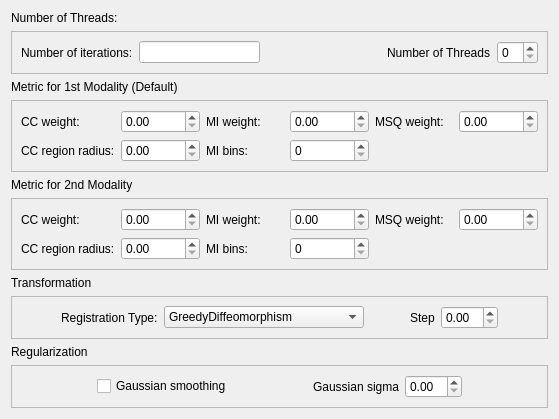
                <widget class="QWidget" name="g_ANTS">
                 <attribute name="title">
                  <string>ANTS Warping</string>
                 </attribute>
                 <layout class="QVBoxLayout" name="verticalLayout_69">
                  <item>
                   <widget class="QWidget" name="widget_123" native="true">
                    <layout class="QVBoxLayout" name="verticalLayout_61">
                     <property name="margin">
                      <number>0</number>
                     </property>
                     <item>
                      <widget class="QWidget" name="widget_124" native="true">
                       <layout class="QVBoxLayout" name="verticalLayout_58">
                        <property name="margin">
                         <number>0</number>
                        </property>
                        <item>
                         <widget class="QLabel" name="label_105">
                          <property name="text">
                           <string>Number of Threads:</string>
                          </property>
                         </widget>
                        </item>
                        <item>
                         <widget class="QFrame" name="frame_48">
                          <property name="frameShape">
                           <enum>QFrame::StyledPanel</enum>
                          </property>
                          <property name="frameShadow">
                           <enum>QFrame::Raised</enum>
                          </property>
                          <layout class="QHBoxLayout" name="horizontalLayout_106">
                           <item>
                            <widget class="QLabel" name="label_106">
                             <property name="text">
                              <string>Number of iterations:</string>
                             </property>
                            </widget>
                           </item>
                           <item>
                            <widget class="QLineEdit" name="g_ANTSIterations"/>
                           </item>
                           <item>
                            <spacer name="horizontalSpacer_98">
                             <property name="orientation">
                              <enum>Qt::Horizontal</enum>
                             </property>
                             <property name="sizeHint" stdset="0">
                              <size>
                               <width>40</width>
                               <height>20</height>
                              </size>
                             </property>
                            </spacer>
                           </item>
                           <item>
                            <widget class="QLabel" name="label_107">
                             <property name="text">
                              <string>Number of Threads</string>
                             </property>
                            </widget>
                           </item>
                           <item>
                            <widget class="QSpinBox" name="g_NumberOfThreads"/>
                           </item>
                          </layout>
                         </widget>
                        </item>
                       </layout>
                      </widget>
                     </item>
                     <item>
                      <widget class="QWidget" name="widget_125" native="true">
                       <layout class="QVBoxLayout" name="verticalLayout_59">
                        <property name="margin">
                         <number>0</number>
                        </property>
                        <item>
                         <widget class="QLabel" name="label_108">
                          <property name="text">
                           <string>Metric for 1st Modality (Default)</string>
                          </property>
                         </widget>
                        </item>
                        <item>
                         <widget class="QFrame" name="frame_49">
                          <property name="frameShape">
                           <enum>QFrame::StyledPanel</enum>
                          </property>
                          <property name="frameShadow">
                           <enum>QFrame::Raised</enum>
                          </property>
                          <layout class="QGridLayout" name="gridLayout_7">
                           <item row="0" column="0">
                            <widget class="QLabel" name="label_109">
                             <property name="text">
                              <string>CC weight:</string>
                             </property>
                            </widget>
                           </item>
                           <item row="0" column="1">
                            <widget class="QDoubleSpinBox" name="g_ANTSCCWeight"/>
                           </item>
                           <item row="0" column="2">
                            <widget class="QLabel" name="label_110">
                             <property name="text">
                              <string>MI weight:</string>
                             </property>
                            </widget>
                           </item>
                           <item row="0" column="3">
                            <widget class="QDoubleSpinBox" name="g_ANTSMIWeight"/>
                           </item>
                           <item row="0" column="4">
                            <widget class="QLabel" name="label_111">
                             <property name="text">
                              <string>MSQ weight:</string>
                             </property>
                            </widget>
                           </item>
                           <item row="0" column="5">
                            <widget class="QDoubleSpinBox" name="g_ANTSMSQWeight"/>
                           </item>
                           <item row="1" column="0">
                            <widget class="QLabel" name="label_112">
                             <property name="text">
                              <string>CC region radius:</string>
                             </property>
                            </widget>
                           </item>
                           <item row="1" column="1">
                            <widget class="QDoubleSpinBox" name="g_ANTSCCRegionRadius"/>
                           </item>
                           <item row="1" column="2">
                            <widget class="QLabel" name="label_113">
                             <property name="text">
                              <string>MI bins:</string>
                             </property>
                            </widget>
                           </item>
                           <item row="1" column="3">
                            <widget class="QSpinBox" name="g_ANTSMIBins"/>
                           </item>
                          </layout>
                         </widget>
                        </item>
                       </layout>
                      </widget>
                     </item>
                     <item>
                      <widget class="QWidget" name="widget_126" native="true">
                       <layout class="QVBoxLayout" name="verticalLayout_60">
                        <property name="margin">
                         <number>0</number>
                        </property>
                        <item>
                         <widget class="QLabel" name="label_114">
                          <property name="text">
                           <string>Metric for 2nd Modality</string>
                          </property>
                         </widget>
                        </item>
                        <item>
                         <widget class="QFrame" name="frame_50">
                          <property name="frameShape">
                           <enum>QFrame::StyledPanel</enum>
                          </property>
                          <property name="frameShadow">
                           <enum>QFrame::Raised</enum>
                          </property>
                          <layout class="QGridLayout" name="gridLayout_8">
                           <item row="0" column="0">
                            <widget class="QLabel" name="label_115">
                             <property name="text">
                              <string>CC weight:</string>
                             </property>
                            </widget>
                           </item>
                           <item row="0" column="1">
                            <widget class="QDoubleSpinBox" name="g_ANTSCCWeight2nd"/>
                           </item>
                           <item row="0" column="2">
                            <widget class="QLabel" name="label_116">
                             <property name="text">
                              <string>MI weight:</string>
                             </property>
                            </widget>
                           </item>
                           <item row="0" column="3">
                            <widget class="QDoubleSpinBox" name="g_ANTSMIWeight2nd"/>
                           </item>
                           <item row="0" column="4">
                            <widget class="QLabel" name="label_117">
                             <property name="text">
                              <string>MSQ weight:</string>
                             </property>
                            </widget>
                           </item>
                           <item row="0" column="5">
                            <widget class="QDoubleSpinBox" name="g_ANTSMSQWeight2nd"/>
                           </item>
                           <item row="1" column="0">
                            <widget class="QLabel" name="label_118">
                             <property name="text">
                              <string>CC region radius:</string>
                             </property>
                            </widget>
                           </item>
                           <item row="1" column="1">
                            <widget class="QDoubleSpinBox" name="g_ANTSCCRegionRadius2nd"/>
                           </item>
                           <item row="1" column="2">
                            <widget class="QLabel" name="label_119">
                             <property name="text">
                              <string>MI bins:</string>
                             </property>
                            </widget>
                           </item>
                           <item row="1" column="3">
                            <widget class="QSpinBox" name="g_ANTSMIBins2nd"/>
                           </item>
                          </layout>
                         </widget>
                        </item>
                       </layout>
                      </widget>
                     </item>
                     <item>
                      <widget class="QWidget" name="widget_127" native="true">
                       <layout class="QVBoxLayout" name="verticalLayout_62">
                        <property name="margin">
                         <number>0</number>
                        </property>
                        <item>
                         <widget class="QLabel" name="label_120">
                          <property name="text">
                           <string>Transformation</string>
                          </property>
                         </widget>
                        </item>
                        <item>
                         <widget class="QFrame" name="frame_51">
                          <property name="frameShape">
                           <enum>QFrame::StyledPanel</enum>
                          </property>
                          <property name="frameShadow">
                           <enum>QFrame::Raised</enum>
                          </property>
                          <layout class="QHBoxLayout" name="horizontalLayout_107">
                           <item>
                            <spacer name="horizontalSpacer_127">
                             <property name="orientation">
                              <enum>Qt::Horizontal</enum>
                             </property>
                             <property name="sizeHint" stdset="0">
                              <size>
                               <width>40</width>
                               <height>20</height>
                              </size>
                             </property>
                            </spacer>
                           </item>
                           <item>
                            <widget class="QLabel" name="label_121">
                             <property name="text">
                              <string>Registration Type:</string>
                             </property>
                            </widget>
                           </item>
                           <item>
                            <widget class="QComboBox" name="g_ANTSRegistrationFilterType">
                             <property name="minimumSize">
                              <size>
                               <width>200</width>
                               <height>0</height>
                              </size>
                             </property>
                             <property name="maximumSize">
                              <size>
                               <width>16777215</width>
                               <height>16777215</height>
                              </size>
                             </property>
                             <property name="sizeAdjustPolicy">
                              <enum>QComboBox::AdjustToMinimumContentsLength</enum>
                             </property>
                             <item>
                              <property name="text">
                               <string>GreedyDiffeomorphism</string>
                              </property>
                             </item>
                             <item>
                              <property name="text">
                               <string>SpatiotemporalDiffeomorphism</string>
                              </property>
                             </item>
                             <item>
                              <property name="text">
                               <string>Elastic</string>
                              </property>
                             </item>
                             <item>
                              <property name="text">
                               <string>Exponential</string>
                              </property>
                             </item>
                            </widget>
                           </item>
                           <item>
                            <spacer name="horizontalSpacer_126">
                             <property name="orientation">
                              <enum>Qt::Horizontal</enum>
                             </property>
                             <property name="sizeHint" stdset="0">
                              <size>
                               <width>40</width>
                               <height>20</height>
                              </size>
                             </property>
                            </spacer>
                           </item>
                           <item>
                            <widget class="QLabel" name="label_122">
                             <property name="text">
                              <string>Step</string>
                             </property>
                            </widget>
                           </item>
                           <item>
                            <widget class="QDoubleSpinBox" name="g_ANTSTransformationStep"/>
                           </item>
                           <item>
                            <spacer name="horizontalSpacer_128">
                             <property name="orientation">
                              <enum>Qt::Horizontal</enum>
                             </property>
                             <property name="sizeHint" stdset="0">
                              <size>
                               <width>40</width>
                               <height>20</height>
                              </size>
                             </property>
                            </spacer>
                           </item>
                          </layout>
                         </widget>
                        </item>
                       </layout>
                      </widget>
                     </item>
                     <item>
                      <widget class="QWidget" name="widget_128" native="true">
                       <layout class="QVBoxLayout" name="verticalLayout_63">
                        <property name="margin">
                         <number>0</number>
                        </property>
                        <item>
                         <widget class="QLabel" name="label_123">
                          <property name="text">
                           <string>Regularization</string>
                          </property>
                         </widget>
                        </item>
                        <item>
                         <widget class="QFrame" name="frame_52">
                          <property name="frameShape">
                           <enum>QFrame::StyledPanel</enum>
                          </property>
                          <property name="frameShadow">
                           <enum>QFrame::Raised</enum>
                          </property>
                          <layout class="QHBoxLayout" name="horizontalLayout_108">
                           <item>
                            <spacer name="horizontalSpacer_129">
                             <property name="orientation">
                              <enum>Qt::Horizontal</enum>
                             </property>
                             <property name="sizeHint" stdset="0">
                              <size>
                               <width>40</width>
                               <height>20</height>
                              </size>
                             </property>
                            </spacer>
                           </item>
                           <item>
                            <widget class="QCheckBox" name="g_ANTSGaussianSmotthingButton">
                             <property name="text">
                              <string>Gaussian smoothing</string>
                             </property>
                            </widget>
                           </item>
                           <item>
                            <spacer name="horizontalSpacer_99">
                             <property name="orientation">
                              <enum>Qt::Horizontal</enum>
                             </property>
                             <property name="sizeHint" stdset="0">
                              <size>
                               <width>40</width>
                               <height>20</height>
                              </size>
                             </property>
                            </spacer>
                           </item>
                           <item>
                            <widget class="QLabel" name="label_124">
                             <property name="text">
                              <string>Gaussian sigma</string>
                             </property>
                            </widget>
                           </item>
                           <item>
                            <widget class="QDoubleSpinBox" name="g_ANTSGaussianSigma"/>
                           </item>
                           <item>
                            <spacer name="horizontalSpacer_130">
                             <property name="orientation">
                              <enum>Qt::Horizontal</enum>
                             </property>
                             <property name="sizeHint" stdset="0">
                              <size>
                               <width>40</width>
                               <height>20</height>
                              </size>
                             </property>
                            </spacer>
                           </item>
                          </layout>
                         </widget>
                        </item>
                       </layout>
                      </widget>
                     </item>
                    </layout>
                   </widget>
                  </item>
                 </layout>
                </widget>
